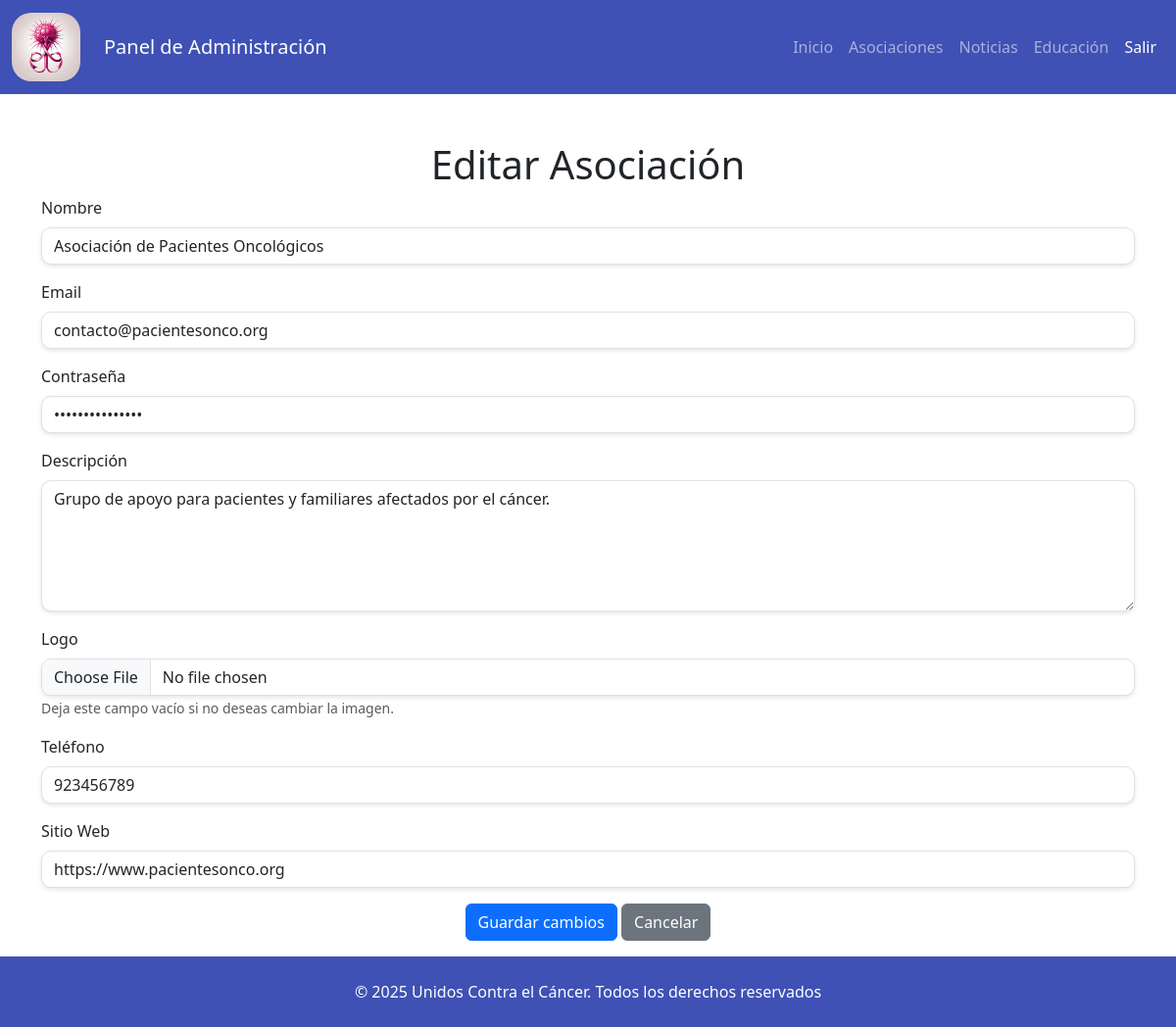
/login/pages/editar_asociacion.php?id=5 (signed in), run on the app's committed database.
### tables this page shows
create table if not exists associations (
id int primary key auto_increment,
nombre_asociacion varchar(255),
email varchar(255) UNIQUE,
pass varchar(255),
descripcion text,
logo varchar(255),
telefono varchar(10),
sitio_web varchar(255),
pagina VARCHAR(255) NOT NULL,
user_id INT UNIQUE,  
CONSTRAINT fk_user FOREIGN KEY (user_id) REFERENCES users(id) ON DELETE CASCADE
);

### bd/functionBd.php (called while the page is built, shortened)
<?php
function getAssociationById($id)
{
    $query = "SELECT * FROM associations WHERE id = $id;";
    $result = mysqli_query($GLOBALS['con'], $query) or die("Error en la consulta a la base de datos");
    return $result;
}

### login/pages/editar_asociacion.php (the view, shortened to what this page needs)
<?php
require_once(__DIR__ . '/../../bd/functionBd.php');
if (isset($_GET['id']) && !empty($_GET['id'])) {
    $id = $_GET['id'];
}
$id = intval($id);
$result = getAssociationById($id);
if ($row = $result->fetch_assoc()) {
?>
    <!DOCTYPE html>
    <html lang="es">
    <head>
        <link href="https://cdn.jsdelivr.net/npm/bootstrap@5.3.0/dist/css/bootstrap.min.css" rel="stylesheet">
        <link rel="stylesheet" href="../../css/style.css">
    </head>
    <body class="d-flex flex-column min-vh-100">
        <nav id="nav-principal" class="navbar navbar-expand-lg navbar-dark">
            <div class="container-fluid">
                <a class="navbar-brand d-flex align-items-center" href="../../index.php">
                    <img src="../../img/logo-web.jpg" alt="Logo" height="70" class="me-4" style="border-radius: 20px;">
                    Panel de Administración
                </a>
                <div class="collapse navbar-collapse justify-content-end" id="navbarNav">
                    <ul class="navbar-nav" id="list-ul-nav">
                        <li class="nav-item"><a class="nav-link" href="../../index.php">Inicio</a></li>
                        <li class="nav-item"><a class="nav-link" href="../../pages/asociaciones.php">Asociaciones</a></li>
                        <li class="nav-item"><a class="nav-link" href="../../pages/noticias.php">Noticias</a></li>
                        <li class="nav-item"><a class="nav-link" href="../../pages/educacion.php">Educación</a></li>
                        <li class="nav-item"><a class="nav-link btn btn-danger text-white" href="../logout.php">Salir</a></li>
                    </ul>
                </div>
            </div>
        </nav>
        <main class="flex-grow-1 mb-3">
            <div class="container mt-5">
                <h1 class="text-center">Editar Asociación</h1>
                <form id="form-association" action="../process/processAssociationEdit.php" method="post" enctype="multipart/form-data">
                    <div class="mb-3">
                        <label for="nombre_asociacion" class="form-label">Nombre</label>
                        <input type="text" id="name" name="nombre_asociacion" class="form-control" value="<?php echo htmlspecialchars($row['nombre_asociacion']); ?>" required>
                    </div>
                    <div class="mb-3">
                        <label for="email" class="form-label">Email</label>
                        <input type="email" id="email" name="email" class="form-control" value="<?php echo htmlspecialchars($row['email']); ?>" required>
                    </div>
                    <div class="mb-3">
                        <label for="pass" class="form-label">Contraseña</label>
                        <input type="password" id="pass" name="pass" class="form-control" value="<?php echo htmlspecialchars($row['pass']); ?>" required>
                    </div>
                    <div class="mb-3">
                        <label for="descripcion" class="form-label">Descripción</label>
                        <textarea id="descripcion" name="descripcion" class="form-control" rows="5" required><?php echo htmlspecialchars($row['descripcion']); ?></textarea>
                    </div>
                    <div class="mb-3">
                        <label for="imagen" class="form-label">Logo</label>
                        <input type="file" id="image" name="imagen" class="form-control">
                        <small class="text-muted">Deja este campo vacío si no deseas cambiar la imagen.</small>
                    </div>
                    <div class="mb-3">
                        <label for="telefono" class="form-label">Teléfono</label>
                        <input type="text" id="phone" name="telefono" class="form-control" value="<?php echo htmlspecialchars($row['telefono']); ?>" required>
                    </div>
                    <div class="mb-3">
                        <label for="sitio_web" class="form-label">Sitio Web</label>
                        <input type="text" id="web" name="sitio_web" class="form-control" value="<?php echo htmlspecialchars($row['sitio_web']); ?>" required>
                    </div>
                    <div class="text-center">
                        <button type="submit" class="btn btn-primary">Guardar cambios</button>
                        <a href="../../index.php" class="btn btn-secondary">Cancelar</a>
                    </div>
                </form>
            </div>
        </main>
        <footer id="footer-principal" class="text-white text-center py-4">
            <p class="mb-0">&copy; 2025 Unidos Contra el Cáncer. Todos los derechos reservados</p>
        </footer>
    </body>
    </html>
<?php
} else {
    header("Location: ../../index.php");
    exit();
}
?>

### css/style.css (style rules this page uses)
html, body { height: 100%; margin: 0; display: flex; flex-direction: column; }
#nav-principal { background-color: #3F51B5; }
#footer-principal { background-color: #3F51B5; color: white; }
.navbar-brand img { height: 70px; border-radius: 20px; transition: all 0.3s ease; }
.form-control { border-radius: 10px; box-shadow: 0 2px 4px rgba(0, 0, 0, 0.1); }

### data on the page
associations: nombre_asociacion "Asociación de Pacientes Oncológicos", email "contacto@pacientesonco.org", descripcion "Grupo de apoyo para pacientes y familiares afectados por el cáncer.", telefono "923456789", sitio_web "https://www.pacientesonco.org"
